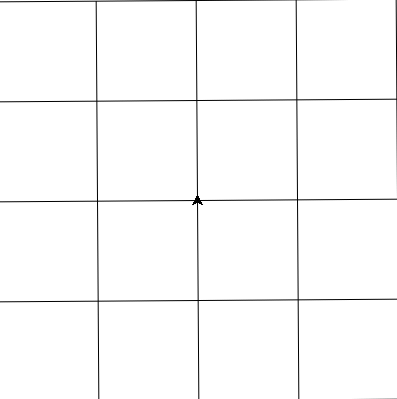

Python code for this plot:
import turtle
t = turtle.Turtle()
t.fd(100)
t.right(90)
t.fd(100)
t.right(90)
t.fd(100)
t.right(90)
t.fd(300)
t.right(90)
t.fd(100)
t.right(90)
t.fd(100)
t.right(90)
t.fd(300)
t.right(90)
t.fd(100)
t.right(90)
t.fd(100)
t.right(90)
t.fd(300)
t.right(90)
t.fd(100)
t.right(90)
t.fd(100)
t.right(90)
t.fd(300)
t.right(270)
t.fd(200)
t.right(270)
t.fd(300)
t.right(270)
t.fd(300)
t.right(270)
t.fd(400)
t.right(270)
t.fd(300)
t.right(270)
t.fd(100)
t.right(180)
t.fd(100)
t.right(90)
t.fd(400)
t.right(90)
t.fd(400)
t.right(90)
t.fd(100)
t.right(90)
t.fd(100)
t.right(90)
t.fd(100)
t.right(270)
t.fd(100)
t.right(270)
t.fd(100)
t.right(90)
t.fd(100)
t.right(90)
t.fd(100)
t.right(270)
t.fd(100)
t.right(270)
t.fd(200)
t.right(270)
t.fd(100)
t.right(90)
t.fd(100)
t.right(90)
t.fd(100)
t.right(180)
t.fd(200)
t.right(270)
t.fd(100)
t.right(180)
t.fd(5)
